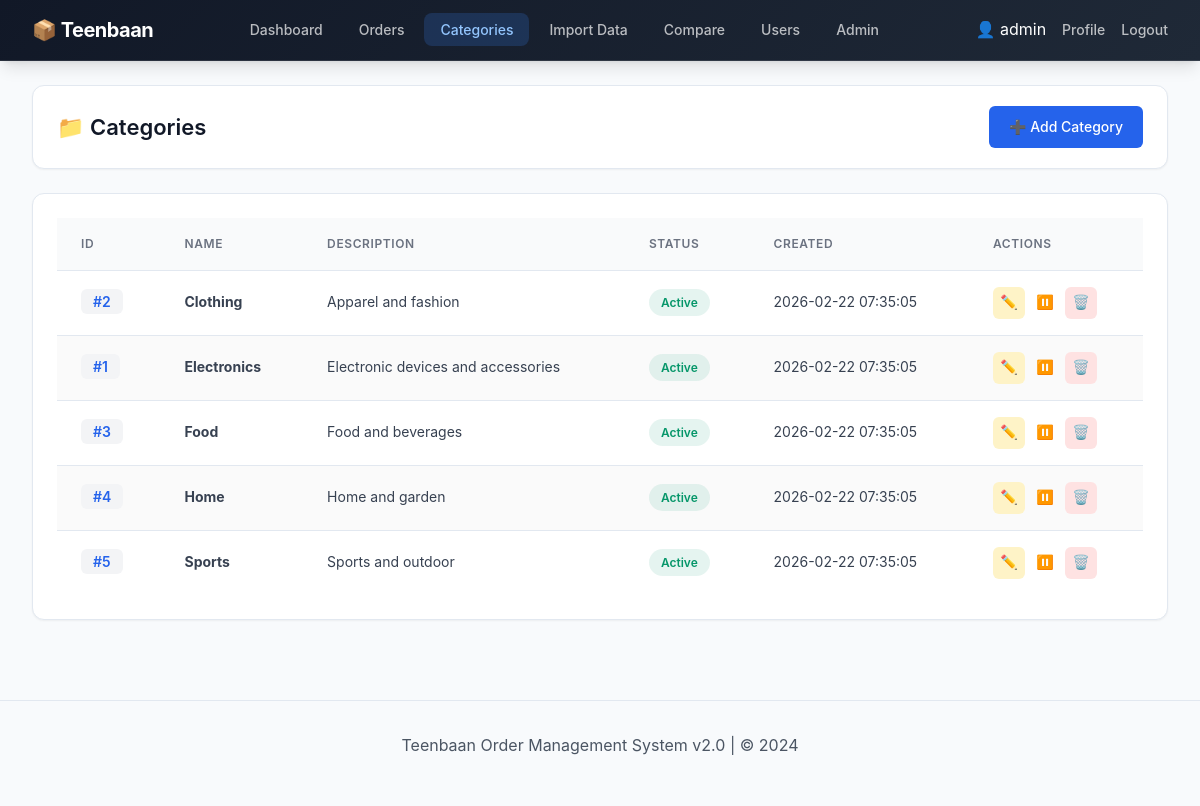
Page /categories (signed in) on the committed database.
### tables this page shows
CREATE TABLE categories (
                id INTEGER PRIMARY KEY AUTOINCREMENT,
                name TEXT UNIQUE NOT NULL,
                description TEXT,
                status TEXT DEFAULT 'active',
                created_at TIMESTAMP DEFAULT CURRENT_TIMESTAMP
            );

### app.py (the view)
@app.route('/categories')
@login_required
def categories():
    with sqlite3.connect(DATABASE) as conn:
        c = conn.cursor()
        c.execute("SELECT * FROM categories ORDER BY name")
        categories_list = c.fetchall()
        categories_data = []
        for cat in categories_list:
            cat_list = list(cat)
            while len(cat_list) < 5:
                cat_list.append(None)
            categories_data.append(cat_list)
    return render_template("categories.html", categories=categories_data)

### app.py (called while the page is built)
@app.teardown_appcontext
def close_connection(exception):
    db = getattr(g, '_database', None)
    if db is not None:
        db.close()
        g._database = None

def login_required(f):
    @wraps(f)
    def decorated_function(*args, **kwargs):
        if 'user_id' not in session:
            flash('Please log in to access this page.', 'error')
            return redirect(url_for('login'))
        return f(*args, **kwargs)
    return decorated_function

### templates/categories.html (shortened to what this page needs)
{% extends "base.html" %}
{% block content %}
<div class="page-header">
    <div class="header-left">
        <h1>📁 Categories</h1>
    </div>
    <div class="header-actions">
        <a href="{{ url_for('add_category') }}" class="btn btn-primary">➕ Add Category</a>
    </div>
</div>
<div class="card">
    <div class="card-body">
        {% if categories %}
        <div class="table-wrapper">
            <table>
                <thead>
                    <tr>
                        <th>ID</th>
                        <th>Name</th>
                        <th>Description</th>
                        <th>Status</th>
                        <th>Created</th>
                        <th>Actions</th>
                    </tr>
                </thead>
                <tbody>
                    {% for cat in categories %}
                    <tr>
                        <td><span class="id-badge">#{{ cat[0] }}</span></td>
                        <td><strong>{{ cat[1] }}</strong></td>
                        <td>{{ cat[2] or '-' }}</td>
                        <td>
                            <span class="badge {{ 'badge-success' if cat[3] == 'active' else 'badge-warning' }}">
                                {{ cat[3] }}
                            </span>
                        </td>
                        <td>{{ cat[4] or '-' }}</td>
                        <td class="action-cell">
                            <a href="{{ url_for('edit_category', id=cat[0]) }}" class="btn-icon edit" title="Edit">✏️</a>
                            <a href="{{ url_for('toggle_category_status', id=cat[0]) }}" class="btn-icon" title="Toggle Status">
                                {% if cat[3] == 'active' %}⏸️{% else %}▶️{% endif %}
                            </a>
                            <a href="{{ url_for('delete_category', id=cat[0]) }}" class="btn-icon delete" title="Delete" onclick="return confirm('Delete this category?')">🗑️</a>
                        </td>
                    </tr>
                    {% endfor %}
                </tbody>
            </table>
        </div>
        {% endif %}
    </div>
</div>
{% endblock %}

### static/css/main.css (style rules this page uses)
:root { --primary: #2563eb; --primary-dark: #1d4ed8; --primary-light: #3b82f6; --gray-50: #f9fafb; --gray-100: #f3f4f6; --gray-200: #e5e7eb; --gray-300: #d1d5db; --gray-400: #9ca3af; --gray-500: #6b7280; --gray-600: #4b5563; --gray-700: #374151; --gray-800: #1f2937; --gray-900: #111827; --success: #059669; --success-light: #d1fae5; --warning: #d97706; --warning-light: #fef3c7; --danger: #dc2626; --danger-light: #fee2e2; --info: #0891b2; --info-light: #cffafe; --bg-primary: #f8fafc; --bg-secondary: #ffffff; --border-color: #e2e8f0; --shadow-sm: 0 1px 2px 0 rgb(0 0 0 / 0.05); --shadow: 0 1px 3px 0 rgb(0 0 0 / 0.1), 0 1px 2px -1px rgb(0 0 0 / 0.1); --shadow-md: 0 4px 6px -1px rgb(0 0 0 / 0.1), 0 2px 4px -2px rgb(0 0 0 / 0.1); --shadow-lg: 0 10px 15px -3px rgb(0 0 0 / 0.1), 0 4px 6px -4px rgb(0 0 0 / 0.1); --radius: 6px; --radius-md: 8px; --radius-lg: 12px; --radius-full: 9999px; --font-sans: 'Inter', -apple-system, BlinkMacSystemFont, 'Segoe UI', Roboto, sans-serif; --transition: 200ms ease; --container-max-width: 1400px; }
*, *::before, *::after { margin: 0; padding: 0; box-sizing: border-box; }
html { font-size: 16px; scroll-behavior: smooth; }
body { font-family: var(--font-sans); background: var(--bg-primary); color: var(--gray-800); line-height: 1.6; min-height: 100vh; }
a { color: var(--primary); text-decoration: none; transition: color var(--transition); }
h1, h2, h3, h4, h5, h6 { font-weight: 600; line-height: 1.3; color: var(--gray-900); }
h1 { font-size: 2rem; }
.page-header { display: flex; justify-content: space-between; align-items: center; margin-bottom: 1.5rem; padding: 1.25rem 1.5rem; background: var(--bg-secondary); border-radius: var(--radius-lg); box-shadow: var(--shadow-sm); border: 1px solid var(--border-color); flex-wrap: wrap; gap: 1rem; }
.page-header h1 { font-size: 1.375rem; font-weight: 600; color: var(--gray-900); }
.header-actions { display: flex; gap: 0.625rem; flex-wrap: wrap; }

### static/css/cards.css (style rules this page uses)
.card { background: var(--bg-secondary); border-radius: var(--radius-lg); box-shadow: var(--shadow-sm); margin-bottom: 1.5rem; border: 1px solid var(--border-color); overflow: hidden; }
.card-body { padding: 1.5rem; }

### static/css/buttons.css (style rules this page uses)
.btn { display: inline-flex; align-items: center; justify-content: center; gap: 0.5rem; padding: 0.625rem 1.25rem; border-radius: var(--radius); font-weight: 500; font-size: 0.875rem; text-decoration: none; cursor: pointer; border: none; transition: var(--transition); white-space: nowrap; }
.btn-primary { background: var(--primary); color: #ffffff; }
.btn-icon { display: inline-flex; align-items: center; justify-content: center; width: 32px; height: 32px; border-radius: var(--radius); text-decoration: none; font-size: 0.875rem; transition: var(--transition); border: none; cursor: pointer; background: transparent; padding: 0; }
.btn-icon.edit { background: #fef3c7; }
.btn-icon.delete { background: #fee2e2; }

### static/css/tables.css (style rules this page uses)
.table-wrapper { overflow-x: auto; }
table { width: 100%; border-collapse: collapse; }
thead { background: var(--gray-50); }
th { padding: 1rem 1.5rem; text-align: left; font-weight: 600; font-size: 0.75rem; text-transform: uppercase; letter-spacing: 0.05em; color: var(--gray-500); white-space: nowrap; border-bottom: 1px solid var(--border-color); }
td { padding: 1rem 1.5rem; border-bottom: 1px solid var(--border-color); font-size: 0.875rem; color: var(--gray-700); }
tbody tr { transition: var(--transition); }
tbody tr:last-child td { border-bottom: none; }
tbody tr:nth-child(even) { background: rgba(0, 0, 0, 0.02); }
.action-cell { white-space: nowrap; }
.id-badge { background: var(--gray-100); padding: 0.25rem 0.75rem; border-radius: var(--radius); font-weight: 600; font-size: 0.875rem; color: var(--primary); }

### static/css/badges.css (style rules this page uses)
.badge { display: inline-flex; align-items: center; padding: 0.25rem 0.75rem; border-radius: var(--radius-full); font-size: 0.75rem; font-weight: 600; text-transform: capitalize; }
.badge-success { background: rgba(5, 150, 105, 0.1); color: var(--success); }

### rows in the picture
categories: id "2", name "Clothing", description "Apparel and fashion", status "Active", created_at "2026-02-22 07:35:05"
categories: id "1", name "Electronics", description "Electronic devices and accessories", status "Active", created_at "2026-02-22 07:35:05"
categories: id "3", name "Food", description "Food and beverages", status "Active", created_at "2026-02-22 07:35:05"
categories: id "4", name "Home", description "Home and garden", status "Active", created_at "2026-02-22 07:35:05"
categories: id "5", name "Sports", description "Sports and outdoor", status "Active", created_at "2026-02-22 07:35:05"

### other values in the picture
{{ session['username'] }} "admin"
